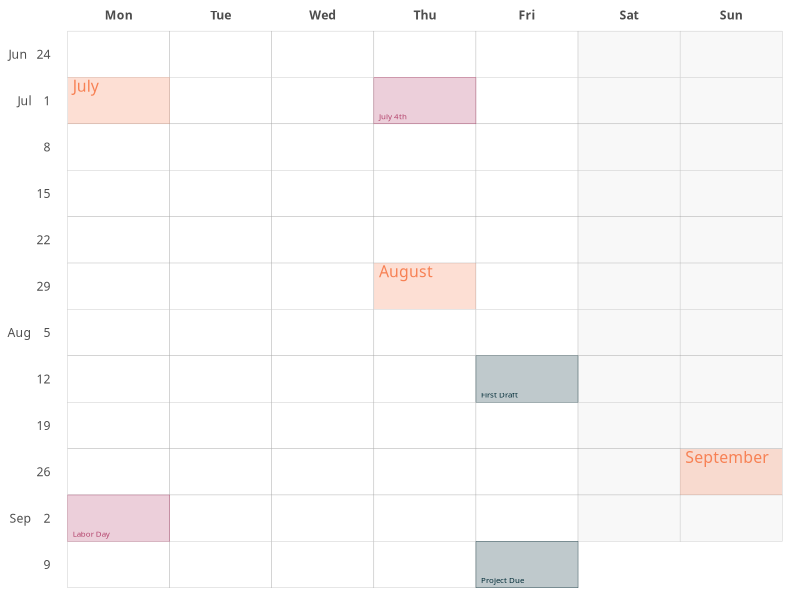
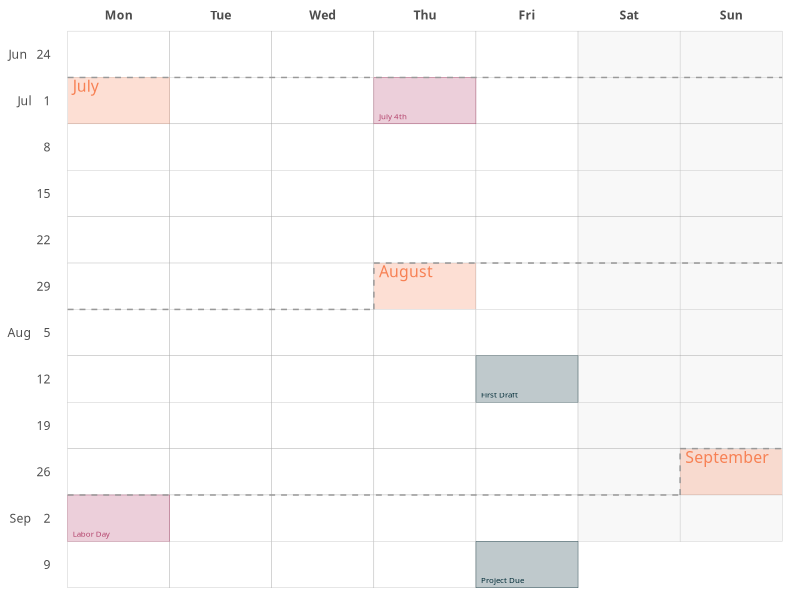

These figures' R source, in order:
## ---- chunk 1
knitr::opts_chunk$set(
  echo = TRUE, warning = FALSE, message = FALSE,
  fig.width = 9, fig.height = 10
)
options(htmltools.dir.version = TRUE)

# If using lightbox for plots, set `fig.show = FALSE`
# Usage: lightbox_img(knitr::fig_chunk("chunk-name", "png"))
lightbox_img <- function(url, alt = "", caption = "", img_extra = "", preview = TRUE) {
  if (preview) {
    glue::glue(
      '<a href="{url}" data-featherlight="image">
      <div class="figure">
      <img src="{url}" alt="{alt}" {img_extra}>
      <p class="caption">{caption}</p>
      </div>
      </a>
      '
    )
  } else {
    if (alt == "") alt <- "static image of the plot"
    glue::glue('<a href="{url}" data-featherlight="image">{alt}</a>')
  }
}
## ---- chunk 2
# library(tidyverse)
library(dplyr)
library(purrr)
library(tidyr)
library(forcats)
library(ggplot2)
library(lubridate)
## ---- chunk 3
options("lubridate.week.start" = 1)
## ---- chunk 4
start_day <- floor_date(ymd("2019-06-24"), "week")
end_day   <- ymd("2019-09-13")
seq_days  <- seq(start_day, end_day, by = "day")

seq_days[1:5]
## ---- chunk 5
dates <-
  tibble(
    day       = seq_days,
    wday_name = wday(day, label = TRUE, abbr = TRUE),
    weekend   = wday(day) > 5,
    isoweek   = isoweek(day),
    month     = month(day, label = TRUE, abbr = FALSE),
    isoyear   = isoyear(day),
    week_year = fct_rev(sprintf("%s - %s", isoyear, isoweek))
  )

dates
## ---- chunk 6
# shows the _last 6_ week_year factor levels
dates %>% pull(week_year) %>% levels() %>% tail()
## ---- chunk 7
day_one <- dates %>% 
  filter(day(day) == 1)

day_one
## ---- chunk 8
week_start_labels <- dates %>%
  filter(wday_name == "Mon") %>% 
  arrange(day) %>%
  mutate(
    month = month(day, label = TRUE), 
    label = case_when(
      month == lag(month) ~ paste(day(day)),
      TRUE ~ sprintf("%s %4i", month, day(day))
    )
  ) %>% 
  select(label, week_year) %>% 
  reduce(setNames)
## ---- chunk 9
list(1:5, letters[1:5]) %>% purrr::reduce(setNames)
## ---- chunk 10
highlight_days <- tribble(
         ~ day,       ~ label,   ~ color,    ~ fill,
  "2019-07-04",    "July 4th", "#b4436c", "#b4436c",
  "2019-08-16", "First Draft", "#002B36", "#002B36",
  "2019-09-02",   "Labor Day", "#b4436c", "#b4436c",
  "2019-09-13", "Project Due", "#002B36", "#002B36",
) %>% 
  mutate_at(vars(day), ymd)
## ---- chunk 11
gcal <-
  dates %>% 
  mutate(
    # Softly fill in the weekend days
    weekend = case_when(weekend ~ "#f8f8f8", TRUE ~ "#FFFFFF")
  ) %>% 
  ggplot() +
  aes(wday_name, week_year) +
  # the calendar grid
  geom_tile(aes(fill = weekend), color = "#aaaaaa") +
  # highlight first day of each month
  geom_tile(
    data = day_one,
    fill = "#f78154",
    alpha = 0.25
  ) +
  # add name of month to the first day
  geom_text(
    data = day_one, 
    aes(label = month),
    family = "PT Sans Narrow",
    color = "#f78154",
    size = 4,
    # push text to the top left corner
    hjust = 0,
    nudge_x = -0.45,
    vjust = 1,
    nudge_y = 0.45
  ) +
  # highlight project-specific days
  geom_tile(
    data = dates %>% inner_join(highlight_days, by = "day"),
    aes(fill = fill, color = color),
    alpha = 0.25
  ) +
  # add the label from the highlighted days
  geom_text(
    data = dates %>% inner_join(highlight_days, by = "day"),
    aes(label = label, color = color),
    family = "PT Sans Narrow",
    size = 2,
    # push to bottom left corner
    hjust = 0,
    nudge_x = -0.45,
    vjust = 0,
    nudge_y = -0.40
  ) +
  scale_x_discrete(position = "top") +
  scale_y_discrete(labels = week_start_labels) +
  scale_fill_identity() +
  scale_color_identity() +
  guides(fill = FALSE) +
  theme_minimal(base_family = "PT Sans") +
  theme(
    axis.text = element_text("PT Sans Narrow"),
    axis.title = element_blank(),
    panel.grid = element_blank(),
    axis.text.x.top = element_text(face = "bold"),
    axis.title.x.top = element_blank(),
  )

gcal
## ---- chunk 12
month_boundaries <- day_one %>%
  select(day, month, wday_name, week_year) %>%
  mutate_at(vars(wday_name, week_year), as.integer) %>%
  mutate(
    left = map2(wday_name, week_year, ~ {
      # n/a if month changes on first day
      if (.x == 1) return(tibble(.missing = NA)) 
      tibble(
        x = 0.5,      xend = .x - 0.5, 
        y = .y - 0.5, yend = y
      )
    }),
    up = map2(wday_name, week_year, ~ {
      # n/a if month changes on first day
      if (.x == 1) return(tibble(.missing = NA)) 
      tibble(
        x = .x - 0.5, xend = x, 
        y = .y - 0.5, yend = .y + 0.5
      )
    }),
    right = map2(wday_name, week_year, ~ {
      tibble(
        x = .x - 0.5, xend = 7.5, 
        y = .y + 0.5, yend = y
      )
    })
  )


month_boundaries
## ---- chunk 13
for (boundary in c("left", "up", "right")) {
  gcal <- gcal + 
    geom_segment(
      data = month_boundaries %>% unnest(!!rlang::sym(boundary)),
      aes(x = x, y = y, xend = xend, yend = yend),
      color = "#999999",
      linetype = 2
    )
}

gcal
## ---- chunk 14

